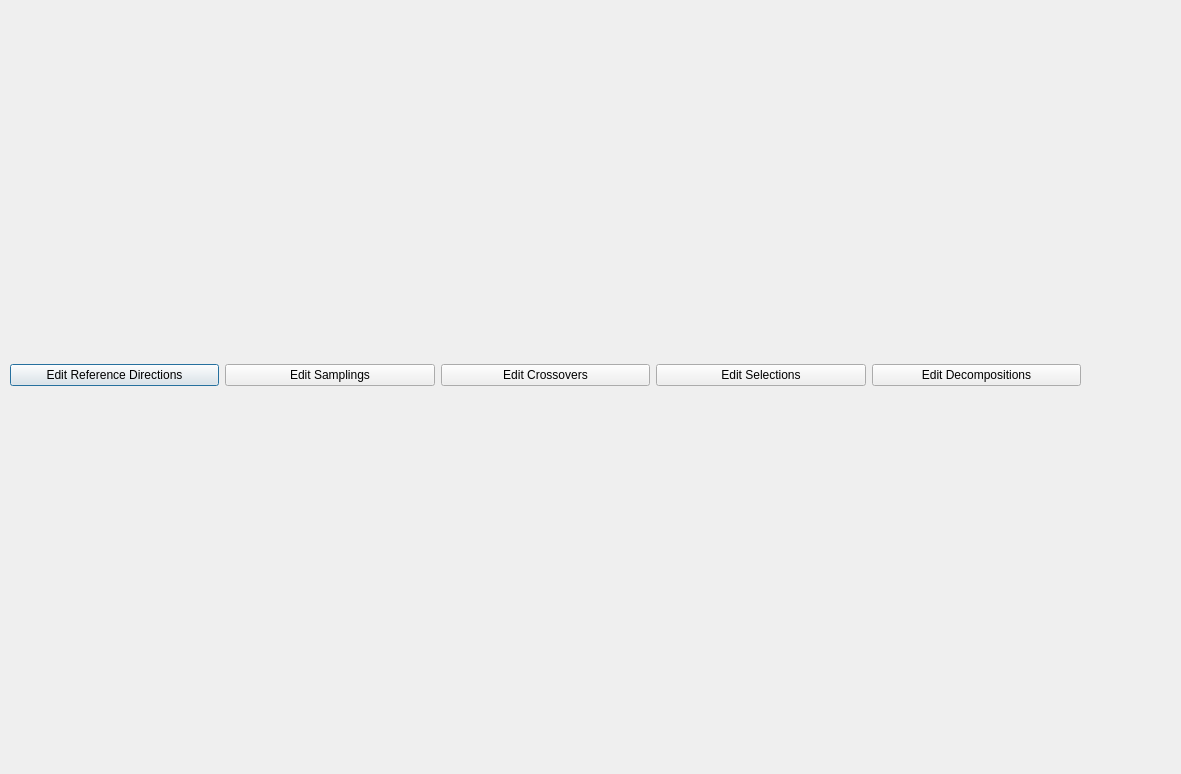
<?xml version="1.0" encoding="UTF-8"?>
<ui version="4.0">
 <class>Dialog</class>
 <widget class="QDialog" name="Dialog">
  <property name="geometry">
   <rect>
    <x>0</x>
    <y>0</y>
    <width>1181</width>
    <height>774</height>
   </rect>
  </property>
  <property name="windowTitle">
   <string>Dialog</string>
  </property>
  <widget class="QWidget" name="verticalLayoutWidget">
   <property name="geometry">
    <rect>
     <x>10</x>
     <y>10</y>
     <width>1071</width>
     <height>731</height>
    </rect>
   </property>
   <layout class="QVBoxLayout" name="verticalLayout" stretch="0">
    <item>
     <layout class="QHBoxLayout" name="horizontalLayout">
      <item>
       <widget class="QPushButton" name="pushButton_ref_dirs">
        <property name="text">
         <string>Edit Reference Directions</string>
        </property>
       </widget>
      </item>
      <item>
       <widget class="QPushButton" name="pushButton_sampling">
        <property name="text">
         <string>Edit Samplings</string>
        </property>
       </widget>
      </item>
      <item>
       <widget class="QPushButton" name="pushButton_crossover">
        <property name="text">
         <string>Edit Crossovers</string>
        </property>
       </widget>
      </item>
      <item>
       <widget class="QPushButton" name="pushButton_selection">
        <property name="text">
         <string>Edit Selections</string>
        </property>
       </widget>
      </item>
      <item>
       <widget class="QPushButton" name="pushButton_decomposition">
        <property name="text">
         <string>Edit Decompositions</string>
        </property>
       </widget>
      </item>
     </layout>
    </item>
   </layout>
  </widget>
 </widget>
 <resources/>
 <connections/>
</ui>
